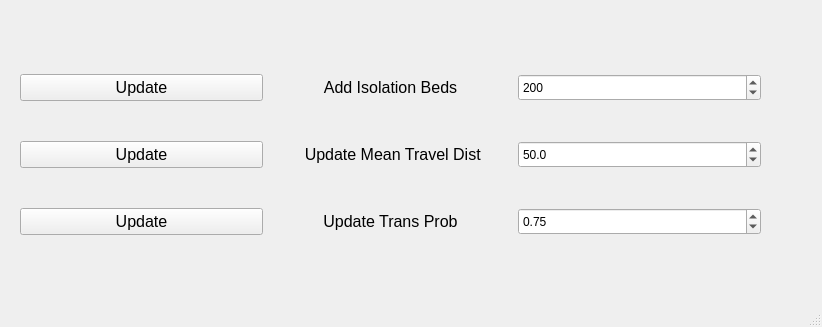
<?xml version="1.0" encoding="UTF-8"?>
<ui version="4.0">
 <class>MainWindow</class>
 <widget class="QMainWindow" name="MainWindow">
  <property name="geometry">
   <rect>
    <x>0</x>
    <y>0</y>
    <width>822</width>
    <height>327</height>
   </rect>
  </property>
  <property name="sizePolicy">
   <sizepolicy hsizetype="Preferred" vsizetype="Preferred">
    <horstretch>0</horstretch>
    <verstretch>0</verstretch>
   </sizepolicy>
  </property>
  <property name="windowTitle">
   <string>MainWindow</string>
  </property>
  <widget class="QWidget" name="centralwidget">
   <widget class="QWidget" name="gridLayoutWidget">
    <property name="geometry">
     <rect>
      <x>20</x>
      <y>40</y>
      <width>741</width>
      <height>231</height>
     </rect>
    </property>
    <layout class="QGridLayout" name="gridLayout_2" rowstretch="0,0,0">
     <property name="sizeConstraint">
      <enum>QLayout::SetNoConstraint</enum>
     </property>
     <property name="bottomMargin">
      <number>0</number>
     </property>
     <property name="verticalSpacing">
      <number>6</number>
     </property>
     <item row="0" column="1">
      <widget class="QLabel" name="label">
       <property name="font">
        <font>
         <pointsize>12</pointsize>
        </font>
       </property>
       <property name="text">
        <string>Add Isolation Beds</string>
       </property>
       <property name="alignment">
        <set>Qt::AlignCenter</set>
       </property>
      </widget>
     </item>
     <item row="0" column="2">
      <widget class="QSpinBox" name="BedBox">
       <property name="sizePolicy">
        <sizepolicy hsizetype="Minimum" vsizetype="Preferred">
         <horstretch>0</horstretch>
         <verstretch>0</verstretch>
        </sizepolicy>
       </property>
       <property name="suffix">
        <string/>
       </property>
       <property name="minimum">
        <number>50</number>
       </property>
       <property name="maximum">
        <number>900</number>
       </property>
       <property name="value">
        <number>200</number>
       </property>
       <property name="displayIntegerBase">
        <number>10</number>
       </property>
      </widget>
     </item>
     <item row="1" column="1">
      <widget class="QLabel" name="label_2">
       <property name="font">
        <font>
         <pointsize>12</pointsize>
        </font>
       </property>
       <property name="text">
        <string> Update Mean Travel Dist</string>
       </property>
       <property name="alignment">
        <set>Qt::AlignCenter</set>
       </property>
      </widget>
     </item>
     <item row="2" column="0">
      <widget class="QPushButton" name="TransUpdate">
       <property name="font">
        <font>
         <pointsize>12</pointsize>
        </font>
       </property>
       <property name="text">
        <string>Update</string>
       </property>
      </widget>
     </item>
     <item row="2" column="1">
      <widget class="QLabel" name="label_3">
       <property name="font">
        <font>
         <pointsize>12</pointsize>
        </font>
       </property>
       <property name="text">
        <string>Update Trans Prob</string>
       </property>
       <property name="alignment">
        <set>Qt::AlignCenter</set>
       </property>
      </widget>
     </item>
     <item row="2" column="2">
      <widget class="QDoubleSpinBox" name="TransBox">
       <property name="sizePolicy">
        <sizepolicy hsizetype="Minimum" vsizetype="Minimum">
         <horstretch>0</horstretch>
         <verstretch>0</verstretch>
        </sizepolicy>
       </property>
       <property name="maximum">
        <double>1.000000000000000</double>
       </property>
       <property name="singleStep">
        <double>0.010000000000000</double>
       </property>
       <property name="value">
        <double>0.750000000000000</double>
       </property>
      </widget>
     </item>
     <item row="1" column="0">
      <widget class="QPushButton" name="DistUpdate">
       <property name="font">
        <font>
         <pointsize>12</pointsize>
        </font>
       </property>
       <property name="text">
        <string>Update</string>
       </property>
      </widget>
     </item>
     <item row="0" column="0">
      <widget class="QPushButton" name="BedUpdate">
       <property name="font">
        <font>
         <pointsize>12</pointsize>
        </font>
       </property>
       <property name="text">
        <string>Update</string>
       </property>
      </widget>
     </item>
     <item row="1" column="2">
      <widget class="QDoubleSpinBox" name="DistBox">
       <property name="sizePolicy">
        <sizepolicy hsizetype="Minimum" vsizetype="Minimum">
         <horstretch>0</horstretch>
         <verstretch>0</verstretch>
        </sizepolicy>
       </property>
       <property name="decimals">
        <number>1</number>
       </property>
       <property name="minimum">
        <double>0.000000000000000</double>
       </property>
       <property name="maximum">
        <double>100.000000000000000</double>
       </property>
       <property name="singleStep">
        <double>0.500000000000000</double>
       </property>
       <property name="value">
        <double>50.000000000000000</double>
       </property>
      </widget>
     </item>
    </layout>
   </widget>
  </widget>
  <widget class="QMenuBar" name="menubar">
   <property name="geometry">
    <rect>
     <x>0</x>
     <y>0</y>
     <width>822</width>
     <height>26</height>
    </rect>
   </property>
  </widget>
  <widget class="QStatusBar" name="statusbar"/>
 </widget>
 <resources/>
 <connections/>
</ui>
